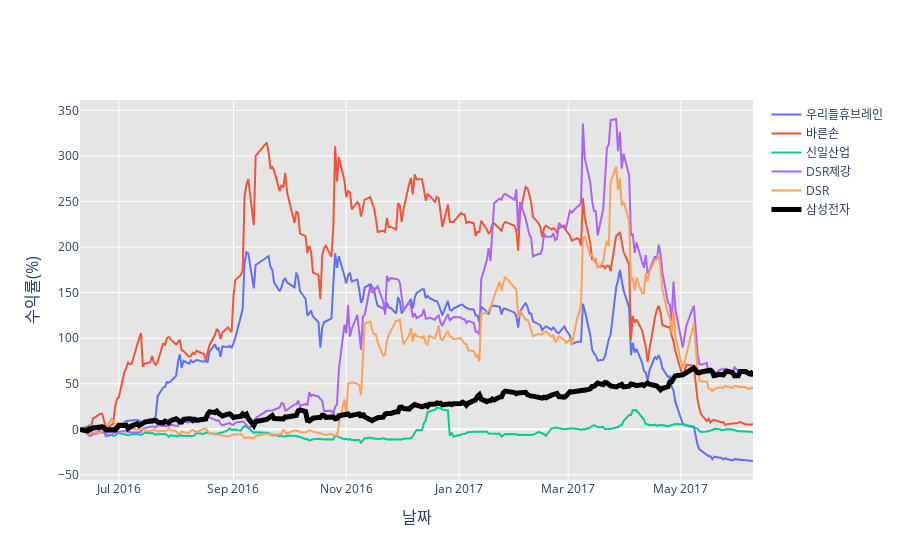

Source (notebook cell):
### Markdown cell above
# Part3. 시각화

### Code cell
fig = go.Figure()
fig.add_trace(go.Scatter(x=df['Date'],y=df['우리들휴브레인'],
             mode='lines', name='우리들휴브레인'))
fig.add_trace(go.Scatter(x=df['Date'],y=df['바른손'],
             mode='lines', name='바른손'))
fig.add_trace(go.Scatter(x=df['Date'],y=df['신일산업'],
             mode='lines', name='신일산업'))
fig.add_trace(go.Scatter(x=df['Date'],y=df['DSR제강'],
             mode='lines', name='DSR제강'))
fig.add_trace(go.Scatter(x=df['Date'],y=df['DSR'],
             mode='lines', name='DSR'))
fig.add_trace(go.Scatter(x=df['Date'],y=df['삼성전자'],
             mode='lines', name='삼성전자',
            line=dict(color='black', width=5)))

fig.update_layout(autosize=True,
                 plot_bgcolor="#e5e5e5")

fig.update_xaxes(title_text="날짜", title_font_size=16)
fig.update_yaxes(title_text="수익률(%)", title_font_size=16)

fig.show()



# fig.update_layout(autosize=True,
#                     # width=1200,
#                     # height = 800,
#                     hoverlabel_font_color='#FFFFFF',
#                     plot_bgcolor="#e5e5e5",
#                     title_font_size = 18,
#                     font_color="#3F3F3F")


# fig.update_xaxes(title_text=None, title_font_size=16)
# fig.update_yaxes(title_text="종가 평균", title_font_size=16)

# # fig.add_trace(go.Box(y=df.Average, name='Sample A',
# #                 marker_color = 'indianred'))
# # fig.add_trace(go.Box(y=df.Average, name = 'Sample B',
# #                 marker_color = 'lightseagreen'))


# fig.show()

### Figure 1 — Plotly figure (JSON) as saved in the notebook; plotly's stock layout.template omitted (floating-point values rounded to 4 significant figures; data arrays with more than 128 entries replaced by an {"elided": "..."} marker saying what was removed)
{"data": [{"mode": "lines", "name": "우리들휴브레인", "type": "scatter", "x": {"elided": "247 str values"}, "y": {"elided": "247 float values"}}, {"mode": "lines", "name": "바른손", "type": "scatter", "x": {"elided": "247 str values"}, "y": {"elided": "247 float values"}}, {"mode": "lines", "name": "신일산업", "type": "scatter", "x": {"elided": "247 str values"}, "y": {"elided": "247 float values"}}, {"mode": "lines", "name": "DSR제강", "type": "scatter", "x": {"elided": "247 str values"}, "y": {"elided": "247 float values"}}, {"mode": "lines", "name": "DSR", "type": "scatter", "x": {"elided": "247 str values"}, "y": {"elided": "247 float values"}}, {"line": {"color": "black", "width": 5}, "mode": "lines", "name": "삼성전자", "type": "scatter", "x": {"elided": "247 str values"}, "y": {"elided": "247 float values"}}], "layout": {"autosize": true, "plot_bgcolor": "#e5e5e5", "xaxis": {"title": {"font": {"size": 16}, "text": "날짜"}}, "yaxis": {"title": {"font": {"size": 16}, "text": "수익률(%)"}}}}
